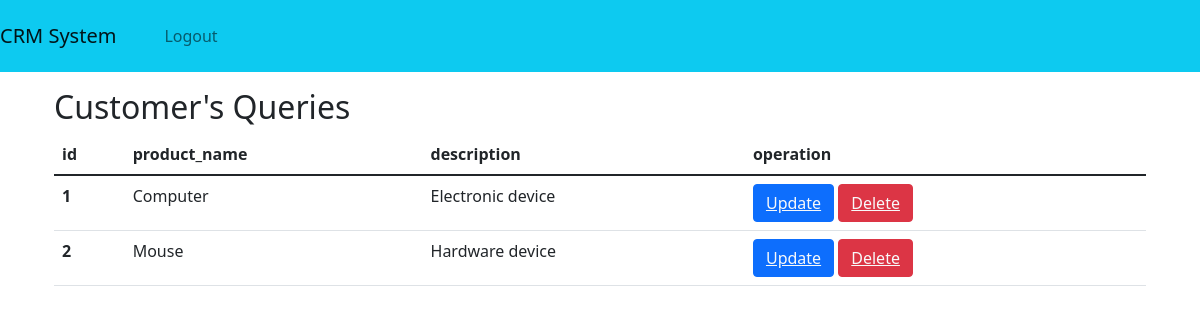
The app's page /products/pdis.php (signed in) with its own data.
### tables this page shows
CREATE TABLE `products` (
  `id` int(11) NOT NULL,
  `product_name` varchar(255) NOT NULL,
  `description` text DEFAULT NULL,
  `created_at` timestamp NOT NULL DEFAULT current_timestamp() ON UPDATE current_timestamp()
);

### products/pdis.php (the view, shortened to what this page needs)
<!DOCTYPE html>
<html lang="en">
<head>
  <link href="https://cdn.jsdelivr.net/npm/bootstrap@5.3.0/dist/css/bootstrap.min.css" rel="stylesheet">
  <link href="https://cdn.jsdelivr.net/npm/bootstrap@5.1.3/dist/css/bootstrap.min.css" rel="stylesheet">
</head>
<body>
     <nav class="navbar navbar-expand-lg navbar-light bg-info">
     <a class="navbar-brand" href="indexa.php">CRM System</a>
  <div class="container-fluid">
  <nav class="navbar navbar-expand-lg">
    <ul class="navbar-nav">
        <li class="nav-item">
            <a href="logout.php" class="nav-link">Logout</a>
        </li>
    </ul>
  </div>
</nav>
<div class="container mt-3">
  <h2>Customer's Queries</h2>
  <table class="table">
    <thead>
      <tr>
        <th>id</th>
        <th>product_name</th>
        <th>description</th>
        <th colspan="2">operation</th>
      </tr>
    </thead>
    <tbody>
<?php
$sql = "select * from products";
$result = mysqli_query($con,$sql);
if($result){
    while($row=mysqli_fetch_assoc($result)){
        $id=$row['id'];
        $name=$row['product_name'];
        $description=$row['description'];
        echo '<tr>
        <th scope="row">'.$id.'</th>
        <td>'.$name.'</td>
        <td>'.$description.'</td>
        <td>
        <button class="btn btn-primary" width=10px><a href="pupdate.php?pupdateid='.$id.'" class="text-light">Update</a></button>
        <button  class="btn btn-danger"  width=10px><a href="pdelete.php?pdeleteid='.$id.'" class="text-light">Delete</a></button>
        </td>
        </tr>';
    }
}
?>
    </tbody>
  </table>
</div>
</body>
</html>

### records on screen
products: id "1", product_name "Computer", description "Electronic device"
products: id "2", product_name "Mouse", description "Hardware device"
